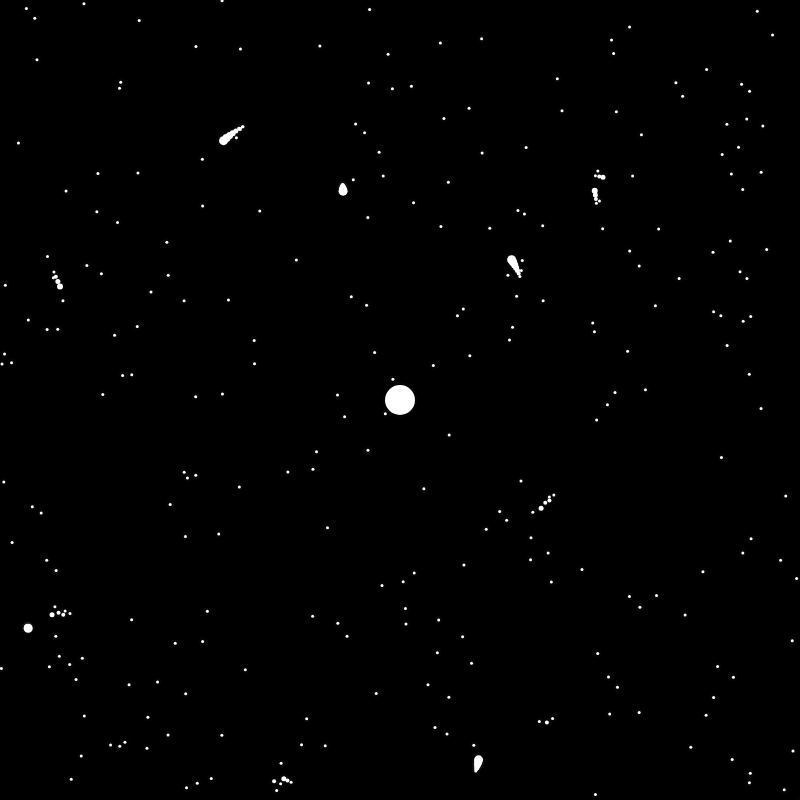
Frame 1 (no input)
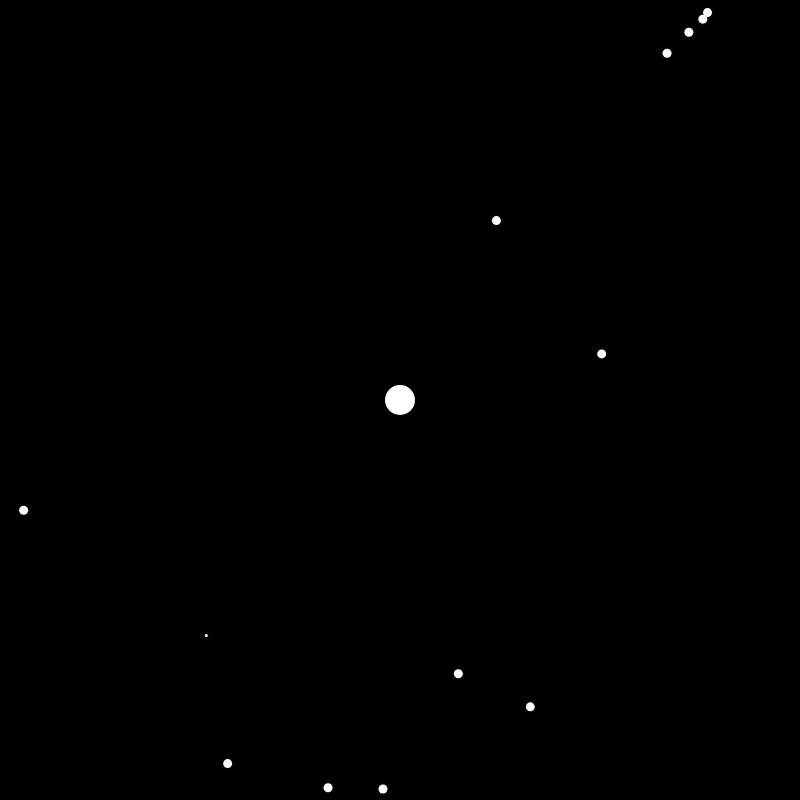
Frame 60 (no input)
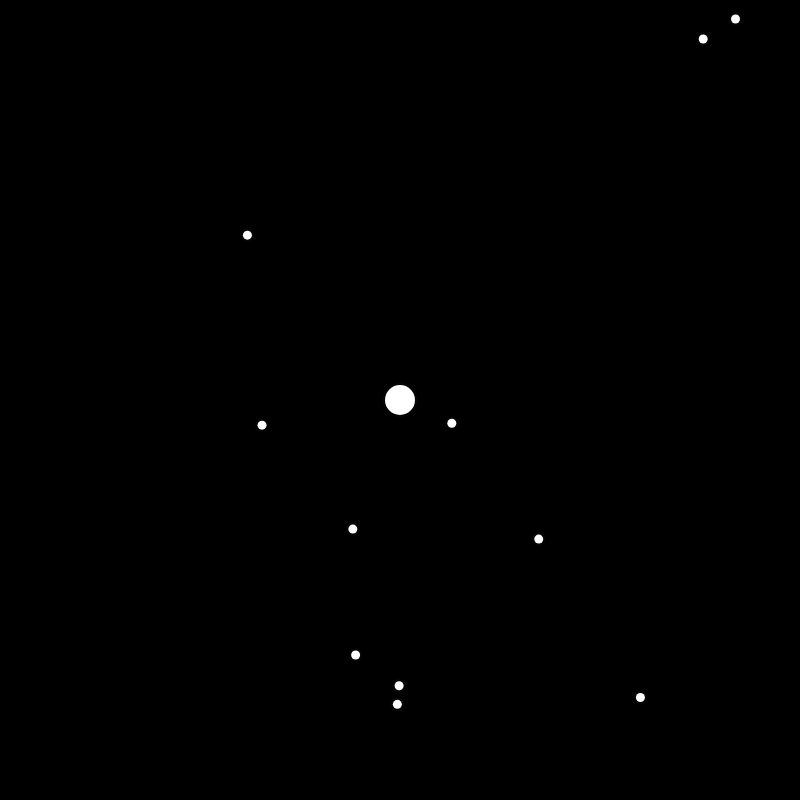
Frame 120 (the mouse pressed at the canvas centre since frame 60)

The p5.js sketch that drew these frames (run headless with seeded random() and noise() and a simulated clock; from frame 60 on, the mouse is pressed at the canvas centre):

// p5.js sketch
// ── sketch.js
var particles = [];
var stars = [];
var earth;


function setup(){
  createCanvas(800,800);

  for( var i = 0; i < 320; i++){
    particles[i] = new Particle();
  }
  for( var i = 0; i < 20; i++){
    stars[i] = new Particle();
  }
  earth = new Particle(createVector(width/2, height/2), createVector(0,0),30);
}


function draw(){
  background(0);
  earth.show();
  earth.update();

  //outter loop
  for(var x = particles.length-1; x>=0 ;x--){
    particles[x].update();
    particles[x].show();
    let force = earth.attraction(particles[x]);
    particles[x].applyForce(force);
    //inner loop
    for(var y = particles.length-1; y >=0; y--){
      // get dist & apply gravity
      if(particles[x] !== particles[y] && particles[x].r < 9){
        let d = particles[y].pos.dist(particles[x].pos);
        let record = 100
        let g = particles[y].attraction(particles[x]);
        particles[y].applyForce(g);
        // find & seek nearest
        if (d < record && d > particles[x].r + 3){
          record = d;
          let closest = particles[x];
          let force = particles[y].seek(closest);
          particles[y].applyForce(force);
        //  let f = earth.attraction(particles[x]);
        //  particles[x].applyForce(f);
        }
        // once particles hit
        if(particles[y].hits(particles[x]) && particles[x].r < 9 && particles[x] !== particles[y] ){
            particles[x].r = particles[x].r + 1;
          if(particles[y].r < 9 && particles.length > 1){
            particles.splice(particles[y], 1)
            break;
          }
        }
      }
    }
  }
}

// ── particle.js
class Particle{

  constructor(pos = createVector(random(0,800), random(0,800)), vel = createVector(0,1), r = 3){
    this.pos = pos;
    this.r = r;
    this.vel = vel;
    this.acc = createVector();
    this.maxspeed = 7;
    this.maxforce = 5;
    this.G = 6.67
  }

  show(){
    stroke(255,5);
    strokeWeight(5);
    ellipse(this.pos.x, this.pos.y, this.r, this.r);
  }

  update(){
    this.vel.add(this.acc);
    this.vel.limit(this.maxspeed);
    this.pos.add(this.vel);
    this.acc.mult(0);
  }

  applyForce(force){
    let f = p5.Vector.div(force, this.r);
    this.acc.add(f);
  }



  hits(other){
    let d = dist(this.pos.x, this.pos.y, other.pos.x, other.pos.y);
    if(d < this.r + other.r){
      return true;
    }
  }

  attraction(m){
    // direction of force
    let force = p5.Vector.sub(this.pos, m.pos);
    // distance between objects
    let distance = force.mag();
    // limit for atypical
    distance = constrain(distance, 5, 40);
    // normalize
    force.normalize();
    // get that gravitional force
    let strength = (this.G * this.r * m.r)/(distance * distance);;
    // force vector = magnitude * direction
    force.mult(strength);
    return force;
  }

  seek(target) {

  var desired = p5.Vector.sub(target.pos, this.pos); // A vector pointing from the location to the target

  // Scale to maximum speed
  desired.setMag(this.maxspeed);

  // Steering = Desired minus velocity
  var steer = p5.Vector.sub(desired, this.vel);
  steer.limit(this.maxforce); // Limit to maximum steering force

  return steer;
  //this.applyForce(steer);
  }

}

// ── particles2.js
var particles = [];
var stars = [];
var earth;


function setup(){
  createCanvas(800,800);

  for( var i = 0; i < 320; i++){
    particles[i] = new Particle();
  }
  earth = new Particle(createVector(width/2, height/2), createVector(0,0),20);
}


function draw(){
  background(0);
  earth.show();
  earth.update();

  for(var x = 0; x < particles.length; x++){
    particles[x].update();
    particles[x].show();
    for(var y = particles.length-1; y >=0; y--){
      if(particles[x] !== particles[y]){
        let d = particles[y].pos.dist(particles[x].pos);
        let record = 100
        if (d < record && d > particles[x].r + 2){
          record = d;
          let closest = particles[x];
          let force = particles[y].seek(closest);
          particles[y].applyForce(force);
          let g = particles[y].attraction(particles[x]);
          particles[y].applyForce(g);
        }
        if (particles[x].hits(particles[y])){
          particles.push(new Particle(particles[x].pos, particles[x].vel, 10))
          particles.splice(particles[x],1);
          particles.splice(particles[y],1);

        }

      }
    }
  let force = earth.attraction(particles[x]);
  particles[x].applyForce(force);
}



}
